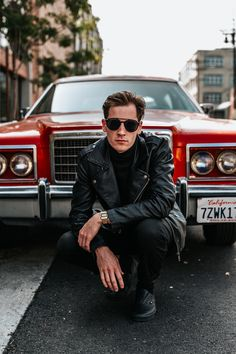
#> input picture f49fd48d6dbfd2aa202af842df1966b2.jpg, 236 x 354 px
$ jupyter execute 'test2(2).ipynb'
#> lines starting #> are read from the running program, lines starting #| are printed output that depends on the picture; after the words box and inside, x2 and y2 are one past the last pixel; in counts of white or black regions, pixels touching at a corner belong together
[cell 1]
import cv2

# Load the image and Haar cascade file
img = cv2.imread('f49fd48d6dbfd2aa202af842df1966b2.jpg')
#> img is the input picture: shape (354, 236, 3); mean B, G, R 87.2, 89.5, 95.3
if img is None:
    raise FileNotFoundError("The image file was not found or could not be opened.")

face_cascade = cv2.CascadeClassifier('haarcascade_frontalface_default.xml')
if face_cascade.empty():
    raise FileNotFoundError("The Haar cascade XML file was not found or could not be loaded.")

# Define the face detection function
def detect_face(img):
    face_img = img.copy()
    face_rects = face_cascade.detectMultiScale(face_img, scaleFactor=1.3, minNeighbors=3)
#> face_rects = [[97, 106, 48, 48]]

    for (x, y, w, h) in face_rects:
        cv2.rectangle(face_img, (x, y), (x + w, y + h), (0, 0, 255), 2)
#> this loop made 1 pass
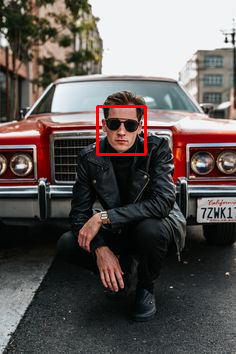
#> face_img: shape (354, 236, 3); 0.68% of pixels changed, all inside (x1, y1, x2, y2) = (96, 105, 147, 156)

    return face_img

# Perform face detection
face_img = detect_face(img)

# Save the images to files
cv2.imwrite('original_image.jpg', img)
cv2.imwrite('detected_face.jpg', face_img)
#> Out = True

[cell 2]
import cv2
img = cv2.imread('f49fd48d6dbfd2aa202af842df1966b2.jpg')
face_cascade = cv2.CascadeClassifier('haarcascade_frontalface_default.xml')

def detect_face(img):

    face_img = img.copy()

    face_rects = face_cascade.detectMultiScale(face_img, scaleFactor=1.3, minNeighbors=3)
#> face_rects = [[97, 106, 48, 48]]

    for (x,y,w,h) in face_rects:
        cv2.rectangle(face_img, (x,y), (x+w,y+h), (0,0,255),2)

    return face_img
face_img = detect_face(img)

cv2.imshow('Original Image', img)
cv2.imshow('Detected Face', face_img)
cv2.waitKey(0)
cv2.destroyAllWindows()
